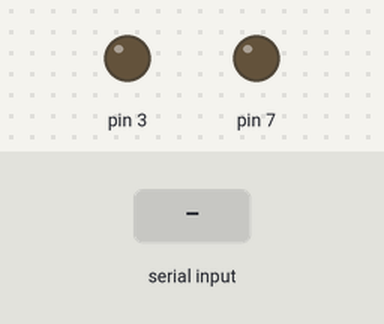
The sketch below on a simulated Arduino Uno, built for the host (arithmetic inside an expression is 32-bit, double 64-bit). Parts: output pins drawn as LEDs (lit = HIGH). The test bench sets the inputs (shaded band).

Above: at 1.2 s.
1.3 s: "z" received over Serial
At 1.8 s:
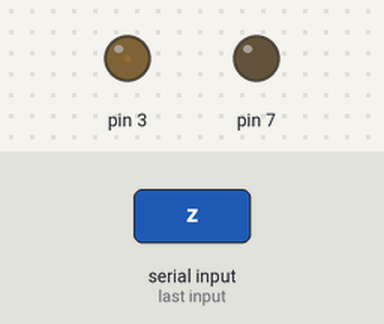
2.8 s: "s" received over Serial
At 4.0 s:
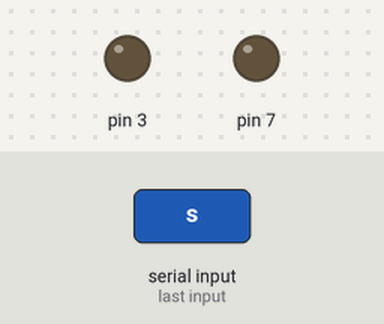
4.3 s: "s" received over Serial
At 5.3 s:
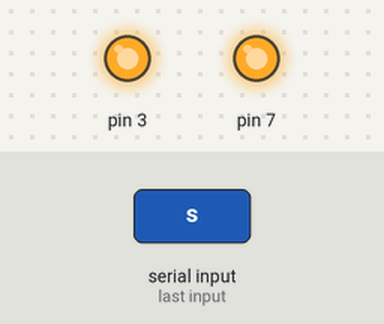
Timing chart, 0 to 7.3 s (numbered marks = the images above; inputs shaded):
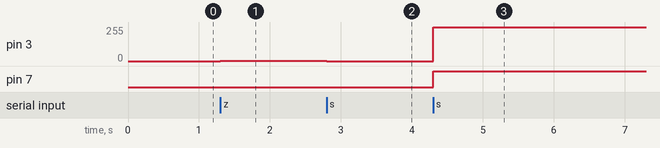

The sketch:

LANCEUR.ino
```cpp
//ESC
#define PWM_PIN1 PC7 //ESC1
#define PWM_PIN2 PB3 //ESC2
void setup() {
  Serial.begin(9600);
  pinMode(PWM_PIN1, OUTPUT); // ESC1 PWM1
  pinMode(PWM_PIN2, OUTPUT); // ESC1 PWM2
}
int x = 0;
void loop() {
  char RxedByte = 0;
  if(Serial.available()){
    RxedByte = Serial.read();
    if(RxedByte == 'z')
      x=x+1;
    if(RxedByte == 's')
      x=x-1;
  }
  analogWrite(PWM_PIN1, x);
  analogWrite(PWM_PIN2, x);
}
```

Measured:
- after the input at 1.3 s, pin 3: 0/255 → 1/255 at once
- after the input at 2.8 s, pin 3: 1/255 → 0/255 at once
- after the input at 4.3 s, pin 3: 0/255 → 255/255 at once; pin 7: LOW → HIGH at once
